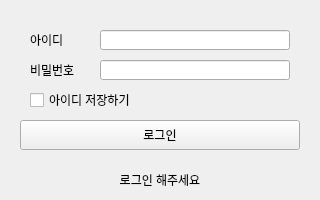
<?xml version="1.0" encoding="UTF-8"?>
<ui version="4.0">
 <class>Form</class>
 <widget class="QWidget" name="Form">
  <property name="geometry">
   <rect>
    <x>0</x>
    <y>0</y>
    <width>320</width>
    <height>200</height>
   </rect>
  </property>
  <property name="windowTitle">
   <string>Hey! Healer 로그인</string>
  </property>
  <widget class="QWidget" name="q_heyhealer_login_widget" native="true">
   <property name="geometry">
    <rect>
     <x>10</x>
     <y>20</y>
     <width>300</width>
     <height>140</height>
    </rect>
   </property>
   <property name="font">
    <font>
     <pointsize>9</pointsize>
    </font>
   </property>
   <widget class="QLineEdit" name="q_heyhealer_id">
    <property name="geometry">
     <rect>
      <x>90</x>
      <y>10</y>
      <width>190</width>
      <height>20</height>
     </rect>
    </property>
    <property name="placeholderText">
     <string/>
    </property>
   </widget>
   <widget class="QLabel" name="label_13">
    <property name="geometry">
     <rect>
      <x>20</x>
      <y>10</y>
      <width>50</width>
      <height>20</height>
     </rect>
    </property>
    <property name="text">
     <string>아이디</string>
    </property>
   </widget>
   <widget class="QLineEdit" name="q_heyhealer_pw">
    <property name="geometry">
     <rect>
      <x>90</x>
      <y>40</y>
      <width>190</width>
      <height>20</height>
     </rect>
    </property>
    <property name="echoMode">
     <enum>QLineEdit::Password</enum>
    </property>
   </widget>
   <widget class="QLabel" name="label_14">
    <property name="geometry">
     <rect>
      <x>20</x>
      <y>40</y>
      <width>60</width>
      <height>20</height>
     </rect>
    </property>
    <property name="text">
     <string>비밀번호</string>
    </property>
   </widget>
   <widget class="QPushButton" name="q_heyhealer_login_button">
    <property name="geometry">
     <rect>
      <x>10</x>
      <y>100</y>
      <width>280</width>
      <height>30</height>
     </rect>
    </property>
    <property name="text">
     <string>로그인</string>
    </property>
   </widget>
   <widget class="QCheckBox" name="q_auto_save">
    <property name="geometry">
     <rect>
      <x>20</x>
      <y>70</y>
      <width>150</width>
      <height>20</height>
     </rect>
    </property>
    <property name="text">
     <string>아이디 저장하기</string>
    </property>
   </widget>
  </widget>
  <widget class="QLabel" name="q_heyhealer_status">
   <property name="geometry">
    <rect>
     <x>10</x>
     <y>170</y>
     <width>300</width>
     <height>20</height>
    </rect>
   </property>
   <property name="text">
    <string>로그인 해주세요</string>
   </property>
   <property name="alignment">
    <set>Qt::AlignCenter</set>
   </property>
  </widget>
 </widget>
 <tabstops>
  <tabstop>q_heyhealer_id</tabstop>
  <tabstop>q_heyhealer_pw</tabstop>
  <tabstop>q_auto_save</tabstop>
  <tabstop>q_heyhealer_login_button</tabstop>
 </tabstops>
 <resources/>
 <connections/>
</ui>
